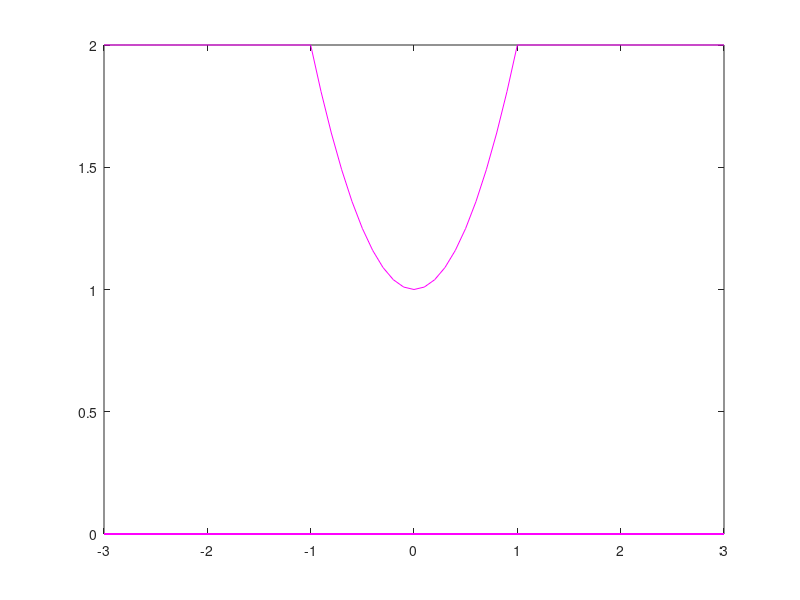

This chart was generated by the following MATLAB code:
x = -3:0.1:3;
y = zeros(length(x));
for i = 1:length(x)
    if x(i) > -1 & x (i) < 1
        y(i) = x(i)^2+1;
    else
        y(i) = 2;
    end
end

plot(x, y, 'm')
